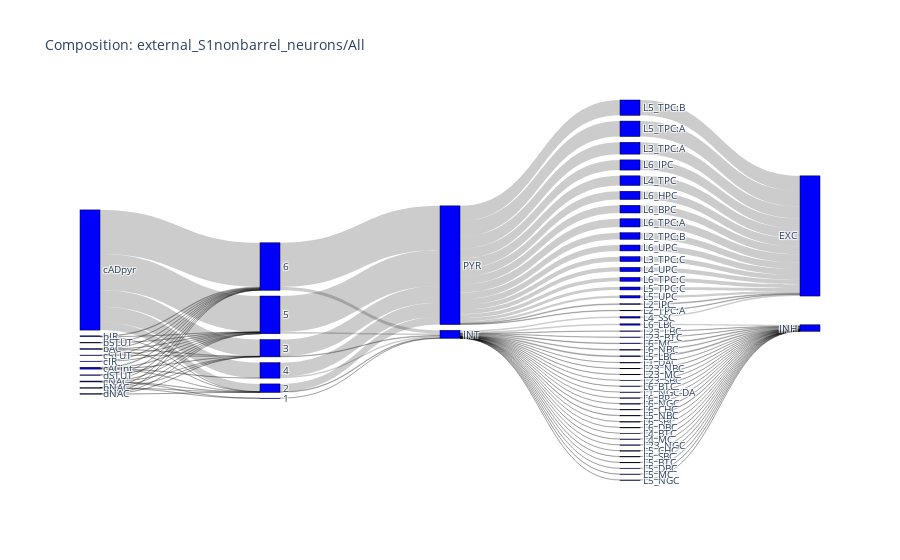

Here is the notebook cell this chart was saved with:
### Code cell
# Test of user selection
assert len(to_display.value) >= 2, "Please select AT LEAST 2 properties"
assert len(to_display.value) <= 8, "Please select AT MOST 8 properties"
# Dataframe of only the selected properties
use_df = val_df[list(to_display.value)].apply(pandas.Categorical, axis=0)

# Create a dataframe for a lookup of every possible (categorical) value of the selected properties to a unique index.
# Index: level 0: Name of the property, level 1: value of the property; values: unique index.
label_idx_lo = pandas.concat([pandas.Series(use_df[col].values.categories.values, name="value")
                              for col in use_df.columns], keys=use_df.columns,
                              names=["column"], axis=0).reset_index(level="column")
label_idx_lo["index"] = range(len(label_idx_lo))
label_idx_lo = label_idx_lo.set_index(["column", "value"])["index"]

# The sankey links are built by iterating over pairs of adjacent columns.
lnk_src = []; lnk_tgt = []; lnk_sz = []

for c1, c2 in zip(use_df.columns[:-1], use_df.columns[1:]):
    # Size of a link: Number of overlapping values.
    counts = use_df[[c1, c2]].value_counts()
    for row_idx, row_val in counts.items():
        lnk_src.append(label_idx_lo[c1][row_idx[0]])
        lnk_tgt.append(label_idx_lo[c2][row_idx[1]])
        lnk_sz.append(row_val)

# Create sankey
fig = go.Figure(data=[go.Sankey(
    node = dict(
      pad = 15,
      thickness = 20,
      line = dict(color = "black", width = 0.5),
      label = label_idx_lo.index.to_frame()["value"],
      color = "blue"
    ),
    link = dict(
      source = lnk_src, # indices correspond to labels, eg A1, A2, A1, B1, ...
      target = lnk_tgt,
      value = lnk_sz
  ))])

fig.update_layout(title_text=f"Composition: {nodepop.value}/{nodeset.value}", font_size=10)
fig.show()

### Figure 1 — Plotly figure (JSON) as saved in the notebook; plotly's stock layout.template omitted (floating-point values rounded to 4 significant figures; data arrays with more than 128 entries replaced by an {"elided": "..."} marker saying what was removed)
{"data": [{"link": {"source": {"elided": "141 int values"}, "target": {"elided": "141 int values"}, "value": {"elided": "141 int values"}}, "node": {"color": "blue", "label": ["cNAC", "bNAC", "cADpyr", "dNAC", "cSTUT", "cACint", "bAC", "cIR", "bIR", "bSTUT", "dSTUT", "1", "3", "6", "4", "2", "5", "INT", "PYR", "L1_DAC", "L3_TPC:A", "L23_LBC", "L23_BTC", "L23_NBC", "L23_SBC", "L23_MC", "L3_TPC:C", "L1_NGC-DA", "L6_BPC", "L6_BP", "L6_BTC", "L6_NGC", "L6_UPC", "L6_MC", "L6_HPC", "L6_LBC", "L6_SBC", "L6_IPC", "L6_CHC", "L6_TPC:A", "L6_DBC", "L6_TPC:C", "L6_NBC", "L4_UPC", "L4_TPC", "L4_SSC", "L4_BTC", "L4_MC", "L2_TPC:A", "L2_IPC", "L23_NGC", "L2_TPC:B", "L5_CHC", "L5_TPC:C", "L5_LBC", "L5_SBC", "L5_UPC", "L5_NBC", "L5_BTC", "L5_DBC", "L5_TPC:B", "L5_TPC:A", "L5_NGC", "L5_MC", "INH", "EXC"], "line": {"color": "black", "width": 0.5}, "pad": 15, "thickness": 20}, "type": "sankey"}], "layout": {"font": {"size": 10}, "title": {"text": "Composition: external_S1nonbarrel_neurons/All"}}}
